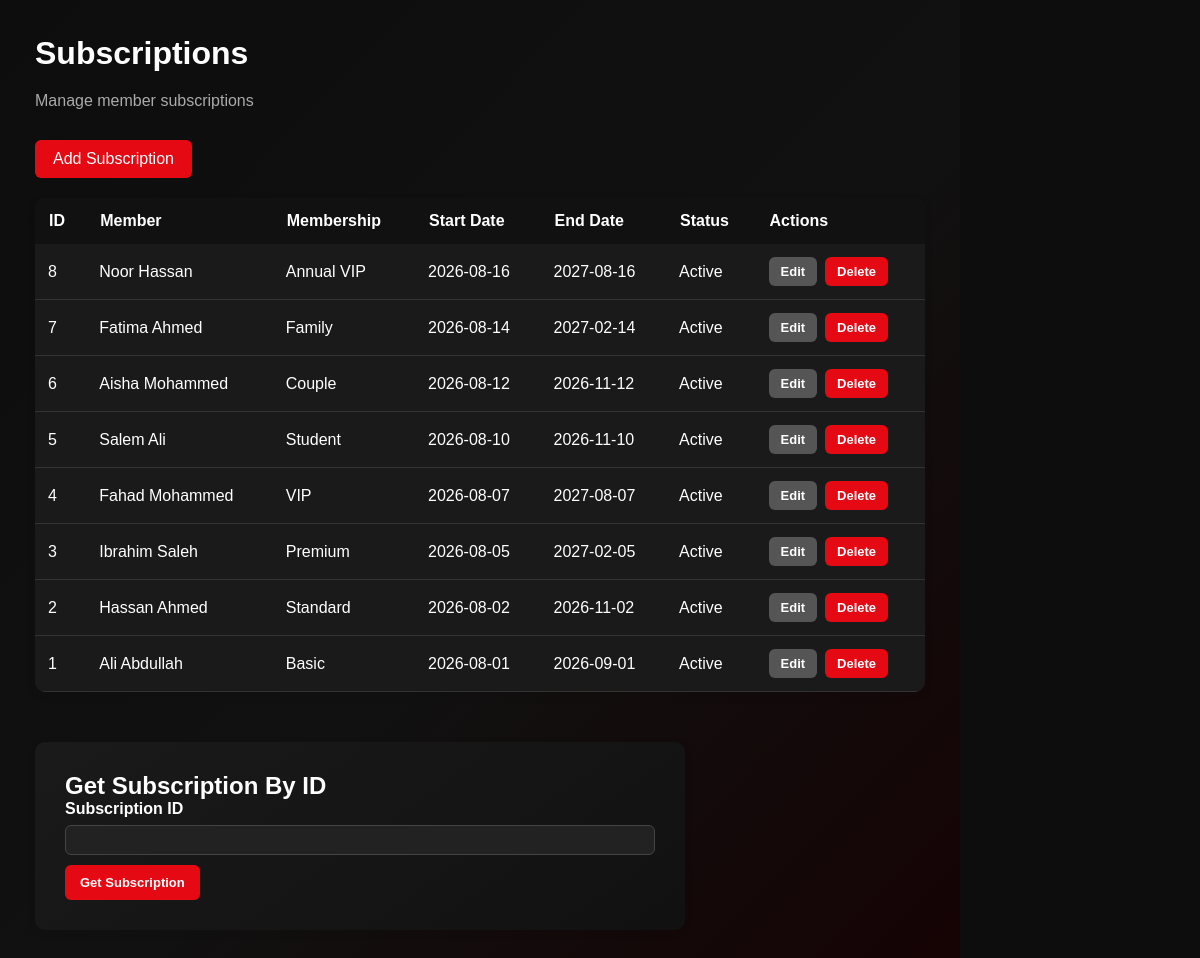
/pages/subscriptions/subscriptions.php (signed in), run on the app's committed database.
### tables this page shows
CREATE TABLE `subscriptions` (
  `subscription_id` int(10) NOT NULL,
  `member_id` int(10) NOT NULL,
  `membership_id` int(10) NOT NULL,
  `start_date` date NOT NULL,
  `end_date` date NOT NULL,
  `status` varchar(20) NOT NULL
);

CREATE TABLE `users` (
  `user_id` int(10) NOT NULL COMMENT 'pk',
  `full_name` varchar(100) NOT NULL,
  `username` varchar(50) NOT NULL,
  `password` varchar(255) NOT NULL,
  `role` varchar(20) NOT NULL,
  `profile_id` int(10) DEFAULT 4,
  `phone` varchar(20) NOT NULL,
  `email` varchar(100) NOT NULL,
  `status` varchar(20) NOT NULL,
  `image` varchar(255) DEFAULT NULL
);

CREATE TABLE `memberships` (
  `membership_id` int(10) NOT NULL,
  `membership_name` varchar(100) NOT NULL,
  `duration` int(3) NOT NULL,
  `price` decimal(10,2) NOT NULL,
  `description` varchar(200) DEFAULT NULL
);

### classes/BaseModel.php (called while the page is built, shortened)
<?php
require_once __DIR__ . "/../config/database.php";
class BaseModel
{
    protected $conn;
    public function __construct()
    {
        global $conn;
        $this->conn = $conn;
    }
    protected function fetchAll($sql, $types = "", ...$params)
    {
        $stmt = $this->conn->prepare($sql);
        if (!$stmt->execute()) {
            die("Execute failed: " . $stmt->error);
        }
        $result = $stmt->get_result();
        return $result->fetch_all(MYSQLI_ASSOC);
    }
}

### classes/subscription.php (called while the page is built, shortened)
<?php
require_once __DIR__ . "/BaseModel.php";
class Subscription extends BaseModel
{
    public function getAllSubscriptions()
    {
        return $this->fetchAll(
            "SELECT
                subscriptions.*,
                members.member_id,
                members.user_id,
                users.full_name,
                memberships.membership_name,
                memberships.duration,
                memberships.price
             FROM subscriptions
             INNER JOIN members
                ON subscriptions.member_id = members.member_id
             INNER JOIN users
                ON members.user_id = users.user_id
             INNER JOIN memberships
                ON subscriptions.membership_id = memberships.membership_id
             ORDER BY subscriptions.subscription_id DESC"
        );
    }
}

### pages/subscriptions/subscriptions.php (the view, shortened to what this page needs)
<?php
require_once __DIR__ . "/../../classes/subscription.php";
$profile_id = (int) $_SESSION["profile_id"];
$user_id = (int) $_SESSION["user_id"];
$subscription = new Subscription();
if ($profile_id === 1 || $profile_id === 2) {
    $subscriptions = $subscription->getAllSubscriptions();
} elseif ($profile_id === 4) {
    $subscriptions = $subscription->getSubscriptionsByUserId($user_id);
} else {
    http_response_code(403);
    die("Access Denied");
}
?>
<!DOCTYPE html>
<html lang="en">
<head>
    <link
        rel="stylesheet"
        href="../../assets/css/style.css"
    >
</head>
<body>
<div class="main-content">
    <div class="dashboard-header">
        <h1>
            Subscriptions
        </h1>
        <p>
            <?= (
                $profile_id === 4
            )
                ? "View your subscriptions"
                : "Manage member subscriptions"
            ?>
        </p>
    </div>
    <?php if ($profile_id === 1 || $profile_id === 2): ?>
        <a href="add_subscription.php">
            Add Subscription
        </a>
    <?php endif; ?>
    <table>
        <tr>
            <th>ID</th>
            <th>Member</th>
            <th>Membership</th>
            <th>Start Date</th>
            <th>End Date</th>
            <th>Status</th>
            <?php if ($profile_id === 1 || $profile_id === 2): ?>
                <th>Actions</th>
            <?php endif; ?>
        </tr>
        <?php if (!empty($subscriptions)): ?>
            <?php foreach ($subscriptions as $item): ?>
                <tr>
                    <td>
                        <?= htmlspecialchars(
                            $item["subscription_id"]
                        ) ?>
                    </td>
                    <td>
                        <?= htmlspecialchars(
                            $item["full_name"]
                        ) ?>
                    </td>
                    <td>
                        <?= htmlspecialchars(
                            $item["membership_name"]
                        ) ?>
                    </td>
                    <td>
                        <?= htmlspecialchars(
                            $item["start_date"]
                        ) ?>
                    </td>
                    <td>
                        <?= htmlspecialchars(
                            $item["end_date"]
                        ) ?>
                    </td>
                    <td>
                        <?= htmlspecialchars(
                            $item["status"]
                        ) ?>
                    </td>
                    <?php if ($profile_id === 1 || $profile_id === 2): ?>
                        <td>
                            <div class="table-actions">
                                <a
                                    href="edit_subscription.php?id=<?= $item["subscription_id"] ?>"
                                    class="edit-button"
                                >
                                    Edit
                                </a>
                                <a
                                    href="delete_subscription.php?id=<?= $item["subscription_id"] ?>"
                                    class="delete-button"
                                    onclick="return confirm('Are you sure you want to delete this subscription?');"
                                >
                                    Delete
                                </a>
                            </div>
                        </td>
                    <?php endif; ?>
                </tr>
            <?php endforeach; ?>
        <?php endif; ?>
    </table>
    <div class="form-container">
        <h2>
            Get Subscription By ID
        </h2>
        <form method="POST">
            <div class="form-group">
                <label for="subscription_id">
                    Subscription ID
                </label>
                <input
                    type="number"
                    id="subscription_id"
                    name="subscription_id"
                    min="1"
                    required
                >
            </div>
            <button
                type="submit"
                class="form-button"
            >
                Get Subscription
            </button>
        </form>
    </div>
</div>
</body>
</html>

### data on the page
subscriptions: subscription_id "8", users.full_name "Noor Hassan", membership.membership_name "Annual VIP", start_date "2026-08-16", end_date "2027-08-16", status "Active"
subscriptions: subscription_id "7", users.full_name "Fatima Ahmed", membership.membership_name "Family", start_date "2026-08-14", end_date "2027-02-14", status "Active"
subscriptions: subscription_id "6", users.full_name "Aisha Mohammed", membership.membership_name "Couple", start_date "2026-08-12", end_date "2026-11-12", status "Active"
subscriptions: subscription_id "5", users.full_name "Salem Ali", membership.membership_name "Student", start_date "2026-08-10", end_date "2026-11-10", status "Active"
subscriptions: subscription_id "4", users.full_name "Fahad Mohammed", membership.membership_name "VIP", start_date "2026-08-07", end_date "2027-08-07", status "Active"
subscriptions: subscription_id "3", users.full_name "Ibrahim Saleh", membership.membership_name "Premium", start_date "2026-08-05", end_date "2027-02-05", status "Active"
subscriptions: subscription_id "2", users.full_name "Hassan Ahmed", membership.membership_name "Standard", start_date "2026-08-02", end_date "2026-11-02", status "Active"
subscriptions: subscription_id "1", users.full_name "Ali Abdullah", membership.membership_name "Basic", start_date "2026-08-01", end_date "2026-09-01", status "Active"
